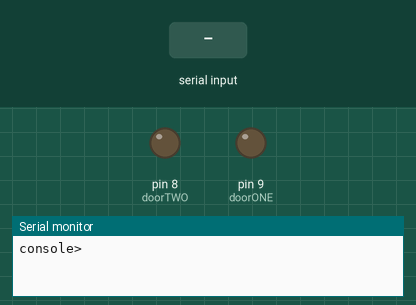
A sketch run on a simulated Arduino Uno, built with avr-gcc and run on an emulated ATmega328P. Shown: output pins drawn as LEDs (lit = HIGH), the last lines printed to the serial monitor. The test bench sets the inputs (shaded band).

Above: at 1.3 s.
1.4 s: "Y" received over the second serial link
At 1.9 s:
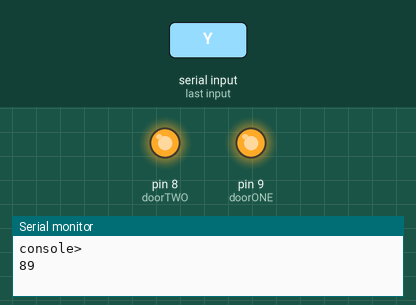
Timing chart, 0 to 4.4 s (numbered marks = the images above; inputs shaded):
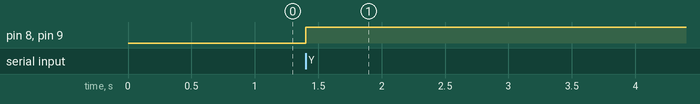

The sketch:

ArduinoBLDOOR.ino
```cpp
#include <SoftwareSerial.h>
#include <stdio.h>

//9 DOOR
//10 BUZZER
int doorONE = 9;
int doorTWO = 8;


int bluetoothTX = 11 ;
int bluetoothRX = 10 ;
char receivedValue ;

SoftwareSerial bluetooth ( bluetoothTX, bluetoothRX );

void setup()
{
  Serial.begin(9600);
  Serial.println("console> ");

  pinMode(doorONE, OUTPUT);
  pinMode(doorTWO, OUTPUT);

  bluetooth.begin(115200);
  bluetooth.print("$$$");
  delay(100);
  bluetooth.println("U,9600,N");
  bluetooth.begin(9600);

}


void loop()
{
int power = 0;
int door = 0;
signed int data = 0;

 if( bluetooth.available() )
  {
    data = (int) bluetooth.read();
    Serial.println( data );                 // for debugging, show received data

      if(data == 26)
      {
        allDown() ;
      }else if(data == 89)
      {
        allUp() ;
      }else{

      door = data / 100;                     // which door to select ?
      power = data % 100 ;             // 0 - 25 , DOOR power ( * 10 ) for actual value

    switch(door)                             // Now, let's select the right door.
    {

      case 0  : setDOORtwo ( power * 10 );  break;
      case 1  : setDOORone ( power * 10 );    break;
      default : setDOORtwo ( power * 10 );  break;       // DO NOT know what to do ? must be door 8

    }
      }

    bluetooth.flush();                       // IMPORTANT clean bluetooth stream, flush stuck data

  }

}


// SHUT DOWN all door
void allDown()
{
    digitalWrite(doorONE,  LOW ) ;
      digitalWrite(doorTWO,  LOW ) ;
}

// ALL up now :)

void allUp()
{
    digitalWrite(doorONE,  HIGH) ;
     digitalWrite(doorTWO,  HIGH ) ;
}


void setDOORone(int powerss)
{
 analogWrite(doorONE,  powerss ) ;
}


void setDOORtwo(int powerss)
{
 analogWrite(doorTWO,  powerss ) ;
}
```

Measured:
- after the input at 1.4 s, pin 8 (doorTWO), pin 9 (doorONE): LOW → HIGH at once
